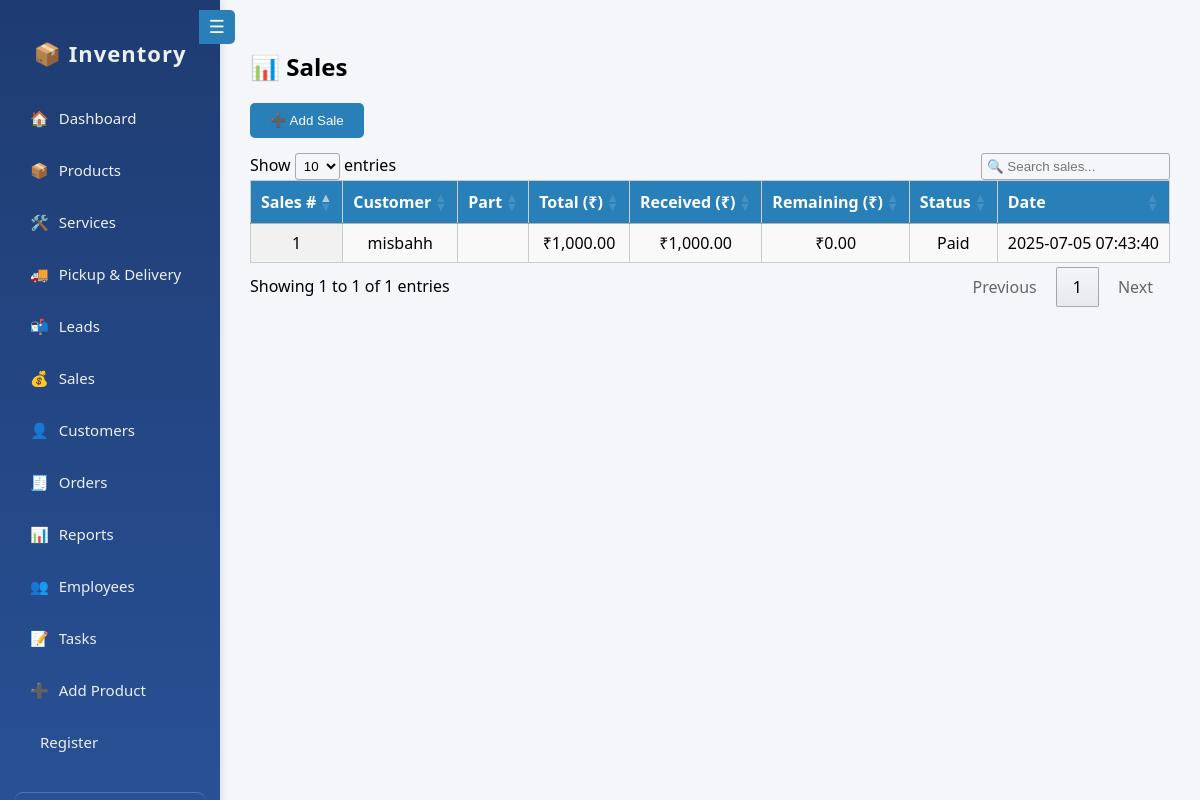
The page /sales.php (signed in) on the database its author committed.
### tables this page shows
CREATE TABLE `sales` (
  `id` int(11) NOT NULL,
  `sales_number` varchar(50) DEFAULT NULL,
  `sales_no` varchar(50) DEFAULT NULL,
  `customer_name` varchar(100) DEFAULT NULL,
  `product_name` text DEFAULT NULL,
  `total_amount` decimal(10,2) DEFAULT NULL,
  `payment_received` decimal(10,2) DEFAULT NULL,
  `payment_remaining` decimal(10,2) DEFAULT NULL,
  `payment_status` varchar(20) DEFAULT NULL,
  `created_at` timestamp NOT NULL DEFAULT current_timestamp()
);

### sales.php (the view, shortened to what this page needs)
<?php
include 'components/connections.php';
$sales = $conn->query("SELECT * FROM sales ORDER BY id DESC");
?>
<!DOCTYPE html>
<html>
<head>
    <link rel="stylesheet" href="https://cdn.datatables.net/1.13.5/css/jquery.dataTables.min.css"/>
</head>
<body>
<div class="container">
    <?php include 'sidebar.php'; ?>
    <div class="main">
        <h2>📊 Sales</h2>
        <button class="add-btn" onclick="openPopup()">➕ Add Sale</button>
        <table id="salesTable" class="display">
            <thead>
                <tr>
                    <th>Sales #</th>
                    <th>Customer</th>
                    <th>Part</th>
                    <th>Total (₹)</th>
                    <th>Received (₹)</th>
                    <th>Remaining (₹)</th>
                    <th>Status</th>
                    <th>Date</th>
                </tr>
            </thead>
            <tbody>
                <?php while ($row = $sales->fetch_assoc()): ?>
                    <tr>
                        <td><?= htmlspecialchars($row['sales_number']) ?></td>
                        <td><?= htmlspecialchars($row['customer_name']) ?></td>
                        <td><?= htmlspecialchars($row['product_name']) ?></td>
                        <td>₹<?= number_format($row['total_amount'], 2) ?></td>
                        <td>₹<?= number_format($row['payment_received'], 2) ?></td>
                        <td>₹<?= number_format($row['payment_remaining'], 2) ?></td>
                        <td><?= $row['payment_status'] ?></td>
                        <td><?= $row['created_at'] ?></td>
                    </tr>
                <?php endwhile; ?>
            </tbody>
        </table>
    </div>
</div>
</body>
</html>

### sales.php (style rules this page uses)
body { margin: 0; font-family: 'Segoe UI', sans-serif; background: #f4f6f9; }
.container { display: flex; }
.main { flex: 1; padding: 30px; }
.add-btn { padding: 10px 20px; background-color: #2980b9; color: white; border: none; border-radius: 5px; margin-bottom: 15px; cursor: pointer; }
table.dataTable { width: 100%; border-collapse: collapse; background: white; }
table.dataTable th, table.dataTable td { padding: 12px; text-align: center; border: 1px solid #ccc; }
table.dataTable th { background: #2980b9; color: white; }

### sidebar.php (style rules this page uses)
.main { margin-left: 220px; padding: 30px; transition: margin-left 0.3s ease; }

### rows shown on the page
sales: sales_number "1", customer_name "misbahh", total_amount "1,000.00", payment_received "1,000.00", payment_remaining "0.00", payment_status "Paid", created_at "2025-07-05 07:43:40"
